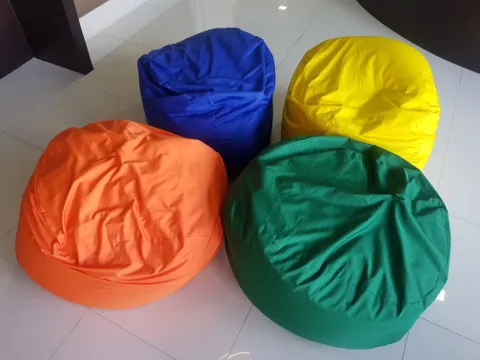
#> input picture 210962022_week6/bags.webp, 480 x 360 px
$ python red.py
#> lines starting #> are read from the running program, lines starting #| are printed output that depends on the picture; after the words box and inside, x2 and y2 are one past the last pixel; in counts of white or black regions, pixels touching at a corner belong together
import cv2 as cv
import numpy as np

img = cv.imread('bags.webp')
#> img is the input picture: shape (360, 480, 3); mean B, G, R 95.6, 115.2, 124.3
'''blank = np.zeros((500,500, 3), dtype='uint8') # height , width and number of color channels
cv.imshow('blank', blank)
cv.rectangle(blank, (0,0), (blank.shape[1]//2, blank.shape[0]//2), (0,0,50), thickness= cv.FILLED) # img, start, end, bgr, thickness
cv.imshow('Rectangle', blank)'''

hsv=cv.cvtColor(img,cv.COLOR_BGR2HSV)
#> hsv: shape (360, 480, 3); mean H, S, V 70.8, 132.7, 151.2
lower_color=np.array([100,0,0])
upper_color=np.array([255,90,90])
color_mask=cv.inRange(img,lower_color,upper_color)
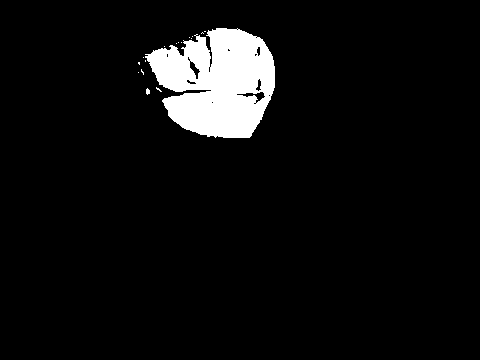
#> color_mask: shape (360, 480); 5.8% white; 17 white regions (15 under 20 px), largest, box (x1, y1, x2, y2) and area: (145, 28, 275, 138) 9886, (146, 88, 150, 95) 21
seg=cv.bitwise_and(img,img,mask=color_mask)
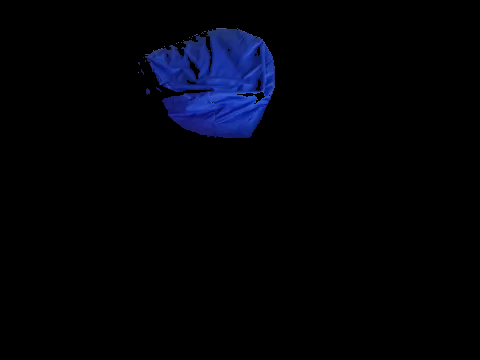
#> seg: shape (360, 480, 3); mean B, G, R 8.3, 2.6, 1.5
cv.imshow('',img)
cv.imshow('',seg)


cv.waitKey(0)
